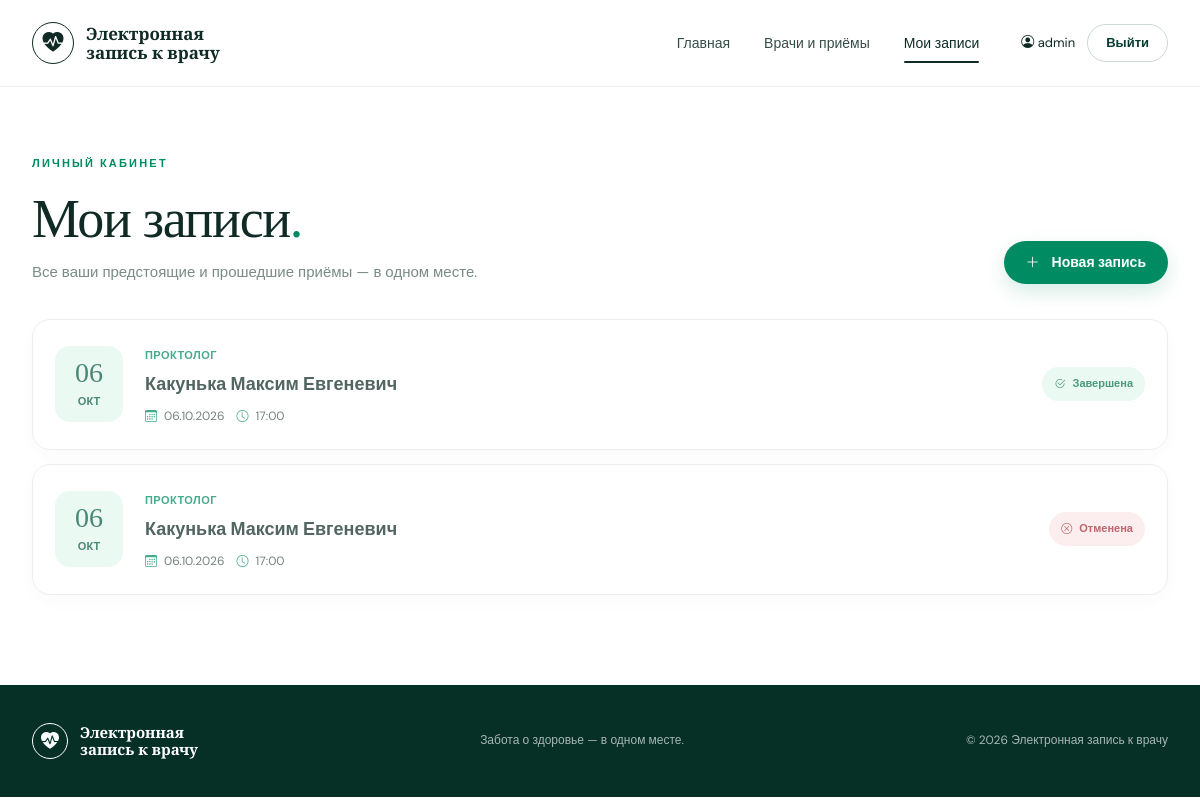
/my-appointments/ (signed in), run on an earlier commit of the app's database.
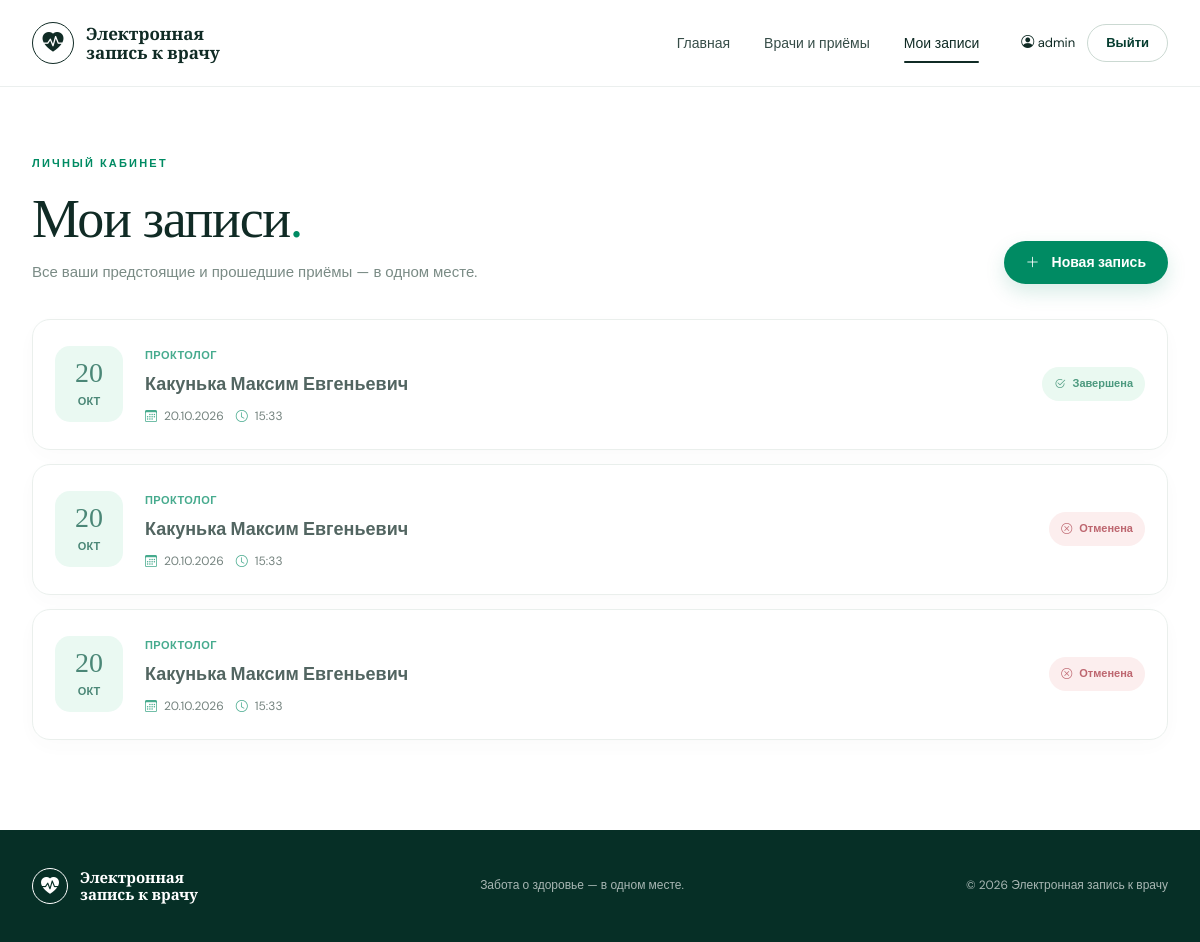
And on a later commit of the database.
### appointment/models.py (models this page shows, shortened)
class Appointment(models.Model):
    STATUS_CHOICES = [
        ('pending', 'Ожидает'),
        ('confirmed', 'Подтверждена'),
        ('cancelled', 'Отменена'),
        ('completed', 'Завершена'),
    ]
    patient = models.ForeignKey(User, on_delete=models.CASCADE, related_name="appointments")
    schedule = models.ForeignKey(Schedule, on_delete=models.CASCADE)
    status = models.CharField(max_length=20, choices=STATUS_CHOICES, default='pending')
    created_at = models.DateTimeField(auto_now_add=True)
    class Meta:
        verbose_name = "Запись"
        verbose_name_plural = "Записи"

class Schedule(models.Model):
    doctor = models.ForeignKey(Doctor, on_delete=models.CASCADE, related_name="schedules")
    date = models.DateField(verbose_name="Дата приёма")
    time = models.TimeField(verbose_name="Время приёма")
    is_available = models.BooleanField(default=True, verbose_name="Свободно")
    class Meta:
        verbose_name = "Расписание"
        verbose_name_plural = "Расписание"
        ordering = ['date', 'time']

class Doctor(models.Model):
    name = models.CharField(max_length=200, verbose_name="ФИО доктора")
    specialization = models.CharField(max_length=100, verbose_name="Специализация")
    experience = models.IntegerField(verbose_name="Стаж (лет)", default=0)
    class Meta:
        verbose_name = "Доктор"
        verbose_name_plural = "Доктора"

### appointment/views.py (the view)
# urls.py: path('my-appointments/', views.my_appointments, name='my_appointments'),
@login_required
def my_appointments(request):
    appointments = Appointment.objects.filter(patient=request.user).select_related('schedule__doctor').order_by('-created_at')
    now = timezone.now()
    for appt in appointments:
        if appt.schedule.date < now.date():
            if appt.status in ['pending', 'confirmed']:
                appt.status = 'completed'
                appt.save()
        elif appt.schedule.date == now.date() and appt.schedule.time < now.time():
            if appt.status in ['pending', 'confirmed']:
                appt.status = 'completed'
                appt.save()
    return render(request, 'my_appointments.html', {'appointments': appointments})

### appointment/templates/my_appointments.html (shortened to what this page needs)
{% extends 'base.html' %}
{% block content %}
<section class="dashboard page-shell">
  <div class="dashboard-heading">
    <div>
      <p class="eyebrow">ЛИЧНЫЙ КАБИНЕТ</p>
      <h1>Мои записи<span>.</span></h1>
      <p>Все ваши предстоящие и прошедшие приёмы — в одном месте.</p>
    </div>
    <a class="button button-primary" href="{% url 'schedule' %}#appointments">
      <i class="bi bi-plus-lg"></i> Новая запись
    </a>
  </div>
  {% if appointments %}
    <div class="appointment-list">
    {% for a in appointments %}
      <article class="my-appointment-card {% if a.status == 'cancelled' or a.status == 'completed' %}is-cancelled{% endif %}">
        <div class="date-tile">
          <span>{{ a.schedule.date|date:'d' }}</span>
          <small>{{ a.schedule.date|date:'M' }}</small>
        </div>
        <div class="my-appointment-main">
          <span class="doctor-specialty">{{ a.schedule.doctor.specialization }}</span>
          <h2>{{ a.schedule.doctor.name }}</h2>
          <div class="appointment-meta inline-meta">
            <span><i class="bi bi-calendar3"></i> {{ a.schedule.date|date:'d.m.Y' }}</span>
            <span><i class="bi bi-clock"></i> {{ a.schedule.time|time:'H:i' }}</span>
          </div>
        </div>
        <div class="appointment-controls">
          {% if a.status == 'pending' %}
            <span class="status-pill status-pending">
              <i class="bi bi-hourglass-split"></i> Ожидает
            </span>
          {% elif a.status == 'confirmed' %}
            <span class="status-pill status-confirmed">
              <i class="bi bi-check-circle"></i> Подтверждена
            </span>
          {% elif a.status == 'cancelled' %}
            <span class="status-pill status-cancelled">
              <i class="bi bi-x-circle"></i> Отменена
            </span>
          {% elif a.status == 'completed' %}
            <span class="status-pill" style="background:#e2f7ec; color:#08734e;">
              <i class="bi bi-check2-circle"></i> Завершена
            </span>
          {% endif %}
        </div>
      </article>
    {% endfor %}
    </div>
  {% endif %}
</section>
{% endblock %}

### appointment/templates/base.html (shortened to what this page needs)
{% load static %}
<!DOCTYPE html>
<html lang="ru">
<head>
    <link rel="stylesheet" href="https://cdn.jsdelivr.net/npm/bootstrap-icons@1.11.3/font/bootstrap-icons.min.css">
    <link rel="stylesheet" href="{% static 'css/style.css' %}">
</head>
<body class="{% block body_class %}{% endblock %}">
<header class="site-header {% block header_class %}{% endblock %}">
    <div class="header-inner">
        <a class="brand" href="{% url 'schedule' %}" aria-label="Электронная запись к врачу — главная">
            <span class="brand-mark"><i class="bi bi-heart-pulse-fill"></i></span>
            <span>Электронная<br>запись к врачу</span>
        </a>
        <nav class="main-nav" aria-label="Основная навигация">
            <a class="{% if request.resolver_match.url_name == 'schedule' %}active{% endif %}" href="{% url 'schedule' %}">Главная</a>
            <a href="{% url 'schedule' %}#appointments">Врачи и приёмы</a>
            {% if user.is_authenticated %}<a class="{% if request.resolver_match.url_name == 'my_appointments' %}active{% endif %}" href="{% url 'my_appointments' %}">Мои записи</a>{% endif %}
        </nav>
        <div class="header-actions">
            {% if user.is_authenticated %}
                <span class="user-greeting"><i class="bi bi-person-circle"></i> {{ user.first_name|default:user.username }}</span>
                <a class="button button-ghost button-small" href="{% url 'logout' %}">Выйти</a>
            {% else %}
                <a class="button button-ghost button-small" href="{% url 'login' %}">Войти</a>
                <a class="button button-primary button-small" href="{% url 'register' %}">Регистрация</a>
            {% endif %}
        </div>
    </div>
</header>
<main>{% block content %}{% endblock %}</main>
<footer class="site-footer">
    <div class="footer-inner">
        <a class="brand footer-brand" href="{% url 'schedule' %}"><span class="brand-mark"><i class="bi bi-heart-pulse-fill"></i></span><span>Электронная<br>запись к врачу</span></a>
        <p>Забота о здоровье — в одном месте.</p>
        <span class="footer-copy">© 2026 Электронная запись к врачу</span>
    </div>
</footer>
</body>
</html>

What changed in the data, as far as the page shows it:
removed Appointment: schedule "06", schedule "ОКТ", schedule.doctor.specialization "ПРОКТОЛОГ", schedule.doctor.name "Какунька Максим Евгеневич", schedule "06.10.2026", schedule.time "17:00", status "confirmed" (drawn)
now on this page (row edited): Appointment: schedule "20", schedule "ОКТ", schedule.doctor.specialization "ПРОКТОЛОГ", schedule.doctor.name "Какунька Максим Евгеньевич", schedule "20.10.2026", schedule.time "15:33", status "completed" (drawn)
changed Appointment (number 2 of 3 on the later page): schedule "06" → "20"; schedule.doctor.name "Какунька Максим Евгеневич" → "Какунька Максим Евгеньевич"; schedule "06.10.2026" → "20.10.2026"; schedule.time "17:00" → "15:33"
added Appointment: schedule "20", schedule "ОКТ", schedule.doctor.specialization "ПРОКТОЛОГ", schedule.doctor.name "Какунька Максим Евгеньевич", schedule "20.10.2026", schedule.time "15:33", status "cancelled" (drawn)
